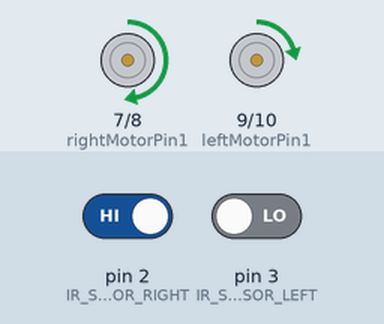
Recording of a sketch running on a simulated Arduino Uno, built with avr-gcc and run on an emulated ATmega328P. Shown: motor-driver pin pairs drawn as motors (green arrow = first pin HIGH = forward, orange = second pin HIGH = backward, longer = more drive, scaled by the enable pin). The inputs (shaded band) are chosen by the test bench; at power-on: pin 2 (IR_SENSOR_RIGHT) HIGH, pin 3 (IR_SENSOR_LEFT) LOW.

Above: at 1.2 s.
1.3 s: pin 2 (IR_SENSOR_RIGHT) driven LOW
At 1.8 s:
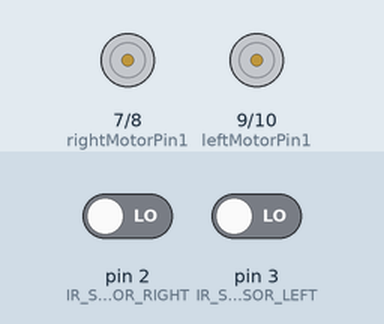
2.8 s: pin 3 (IR_SENSOR_LEFT) driven HIGH
At 4.0 s:
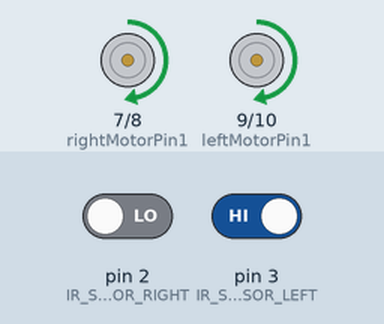
4.3 s: pin 2 (IR_SENSOR_RIGHT) driven HIGH
At 5.3 s:
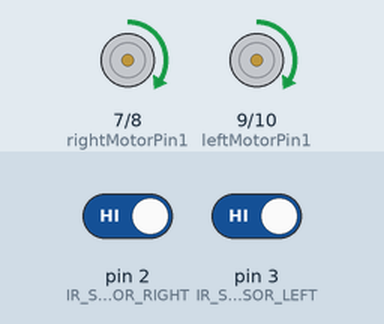
5.8 s: pin 3 (IR_SENSOR_LEFT) driven LOW
At 6.4 s:
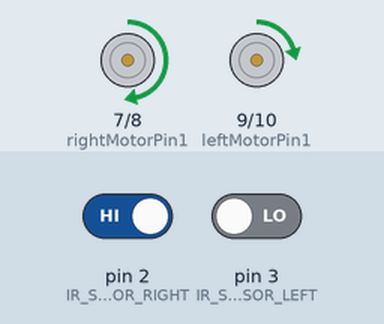
Timing chart, 0 to 8.3 s (numbered marks = the images above; inputs shaded):
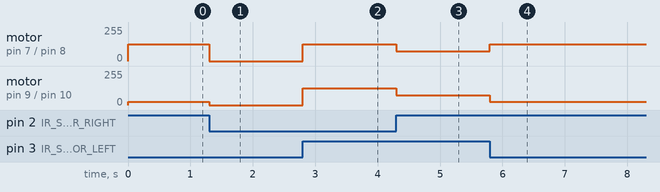

Measured:
- after the input at 1.3 s, motor on pin 7 (rightMotorPin1) / pin 8 (rightMotorPin2): forward 125/255 → stopped at once; motor on pin 9 (leftMotorPin1) / pin 10 (leftMotorPin2): forward 25/255 → stopped at once
- after the input at 2.8 s, motor on pin 7 (rightMotorPin1) / pin 8 (rightMotorPin2), motor on pin 9 (leftMotorPin1) / pin 10 (leftMotorPin2): stopped → forward 125/255 at once
- after the input at 4.3 s, motor on pin 7 (rightMotorPin1) / pin 8 (rightMotorPin2), motor on pin 9 (leftMotorPin1) / pin 10 (leftMotorPin2): forward 125/255 → forward 75/255 at once
- after the input at 5.8 s, motor on pin 7 (rightMotorPin1) / pin 8 (rightMotorPin2): forward 75/255 → forward 125/255 at once; motor on pin 9 (leftMotorPin1) / pin 10 (leftMotorPin2): forward 75/255 → forward 25/255 at once

The sketch:

Infrared.ino
```cpp
#include <NewPing.h>


#define MAX_FORWARD_MOTOR_SPEED 75
#define MAX_MOTOR_TURN_SPEED_ADJUSTMENT 50

#define IR_SENSOR_RIGHT 2
#define IR_SENSOR_LEFT 3

//Right motor
int enableRightMotor=5;
int rightMotorPin1=7;
int rightMotorPin2=8;

//Left motor
int enableLeftMotor=6;
int leftMotorPin1=9;
int leftMotorPin2=10;


void setup()
{
  // put your setup code here, to run once:
  pinMode(enableRightMotor, OUTPUT);
  pinMode(rightMotorPin1, OUTPUT);
  pinMode(rightMotorPin2, OUTPUT);

  pinMode(enableLeftMotor, OUTPUT);
  pinMode(leftMotorPin1, OUTPUT);
  pinMode(leftMotorPin2, OUTPUT);

  pinMode(IR_SENSOR_RIGHT, INPUT);
  pinMode(IR_SENSOR_LEFT, INPUT);
  rotateMotor(0,0);
  }


void loop()
{
  int rightIRSensorValue = digitalRead(IR_SENSOR_RIGHT);
  int leftIRSensorValue = digitalRead(IR_SENSOR_LEFT);

  //NOTE: If IR sensor detects the hand then its value will be LOW else the value will be HIGH

  //If right sensor detects hand, then turn right. We increase left motor speed and decrease the right motor speed to turn towards right
  if (rightIRSensorValue == LOW && leftIRSensorValue == HIGH )
  {
      rotateMotor(MAX_FORWARD_MOTOR_SPEED - MAX_MOTOR_TURN_SPEED_ADJUSTMENT, MAX_FORWARD_MOTOR_SPEED + MAX_MOTOR_TURN_SPEED_ADJUSTMENT );
        /*digitalWrite(rightMotorPin1,LOW);
        digitalWrite(rightMotorPin2,HIGH);
        digitalWrite(leftMotorPin1,HIGH);
        digitalWrite(leftMotorPin2,LOW);
        analogWrite(enableRightMotor, abs(125));
        analogWrite(enableLeftMotor, abs(125));*/
  }
 //If left sensor detects hand, then turn left. We increase right motor speed and decrease the left motor speed to turn towards left
  else if (rightIRSensorValue == HIGH && leftIRSensorValue == LOW )
  {
      rotateMotor(MAX_FORWARD_MOTOR_SPEED + MAX_MOTOR_TURN_SPEED_ADJUSTMENT, MAX_FORWARD_MOTOR_SPEED - MAX_MOTOR_TURN_SPEED_ADJUSTMENT);
       /* digitalWrite(rightMotorPin1,HIGH);
        digitalWrite(rightMotorPin2,LOW);
        digitalWrite(leftMotorPin1,LOW);
        digitalWrite(leftMotorPin2,HIGH);
        analogWrite(enableRightMotor, abs(125));
        analogWrite(enableLeftMotor, abs(125));*/
  }
  //If distance is between min and max then go straight
  else if (rightIRSensorValue == HIGH && leftIRSensorValue == HIGH )
  {
    rotateMotor(MAX_FORWARD_MOTOR_SPEED, MAX_FORWARD_MOTOR_SPEED);
  }
  //stop the motors
  else
  {
    rotateMotor(0, 0);
  }
}
void rotateMotor(int rightMotorSpeed, int leftMotorSpeed)
{
  if (rightMotorSpeed < 0)
  {
    digitalWrite(rightMotorPin1,LOW);
    digitalWrite(rightMotorPin2,HIGH);
  }
  else if (rightMotorSpeed > 0)
  {
    digitalWrite(rightMotorPin1,HIGH);
    digitalWrite(rightMotorPin2,LOW);
  }
  else
  {
    digitalWrite(rightMotorPin1,LOW);
    digitalWrite(rightMotorPin2,LOW);
  }

  if (leftMotorSpeed <0)
  {
    digitalWrite(leftMotorPin1,LOW);
    digitalWrite(leftMotorPin2,HIGH);
  }
  else if (leftMotorSpeed > 0)
  {
    digitalWrite(leftMotorPin1,HIGH);
    digitalWrite(leftMotorPin2,LOW);
  }
  else
  {
digitalWrite(leftMotorPin1,LOW);
    digitalWrite(leftMotorPin2,LOW);
  }

  analogWrite(enableRightMotor, abs(rightMotorSpeed));
  analogWrite(enableLeftMotor, abs(leftMotorSpeed));    
}
```
